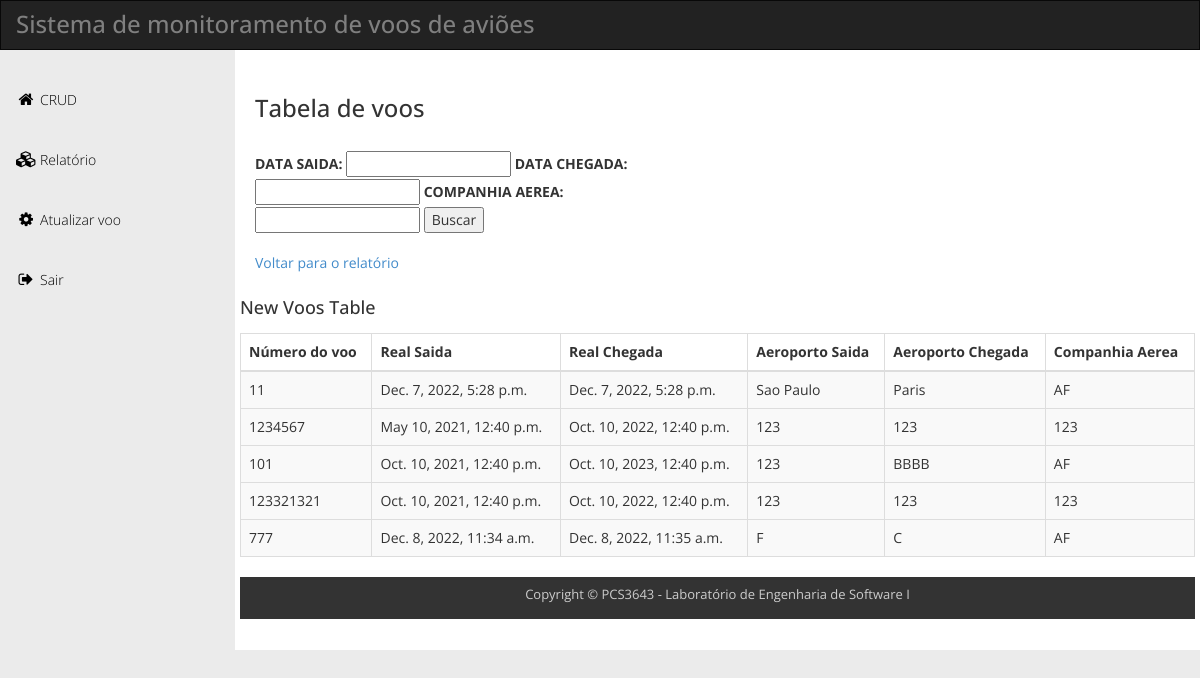
/companhiaRelatorio (signed in), run on the app's committed database.
### book/models.py (models this page shows)
class VooReal(models.Model):
    departure_status_choices = [
        ('Programado', 'Programado'),
        ('Embarcando', 'Embarcando'),
        ('Cancelado', 'Cancelado'),
        ('Taxeando', 'Taxeando'),
        ('Pronto', 'Pronto'),
        ('Autorizado', 'Autorizado'),
        ('Em voo', 'Em voo'),
        ('Pousando', 'Pousando'),
        ('Atterissado', 'Atterissado'),]
    ID = models.IntegerField(primary_key=True)
    ID_VOO = models.ForeignKey(Voo, on_delete=models.CASCADE)
    DH_REAL_SAIDA = models.DateTimeField(null=True, blank=True,auto_now=False)
    DH_REAL_CHEGADA = models.DateTimeField(null=True, blank=True,auto_now=False   )
    NM_STATUS = models.CharField(max_length=50, null=False, choices=departure_status_choices, default='Programado')
    class Meta:
        db_table = 'VooReal'

class Voo(models.Model):
    ID = models.IntegerField(primary_key=True)
    DH_PREVISTO_SAIDA = models.DateTimeField(auto_now=False)
    DH_PREVISTO_CHEGADA = models.DateTimeField(auto_now=False)
    ID_VOO = models.CharField(max_length=12, null=False)
    NM_AEROPORTO_SAIDA = models.CharField(max_length=50, null=False)
    NM_AEROPORTO_CHEGADA = models.CharField(max_length=50, null=False)
    NM_COMPANHIA_AEREA = models.CharField(max_length=50, null=False)
    class Meta:
        db_table = 'Voo'

### book/views.py (the view)
# urls.py: path('companhiaRelatorio', views.RelatorioCompanhia, name='companhia_relatorio'),
@login_required(login_url='/accounts/login')
@permission_required('book.generate_relatorio')
def RelatorioCompanhia(request):
    queryset = list(VooReal.objects.select_related("ID_VOO").all())
    form = CompanhiaRelatorio(request.POST or None)
    context = {
        "queryset" : queryset,
        "form" : form,
    }
    if request.method == 'POST':
        queryset = list(VooReal.objects.select_related("ID_VOO").filter(DH_REAL_SAIDA__gte = form['DH_PREVISTO_SAIDA'].value(), DH_REAL_CHEGADA__lte = form['DH_PREVISTO_CHEGADA'].value(), ID_VOO__NM_COMPANHIA_AEREA__contains=form['NM_COMPANHIA_AEREA'].value()))
        context={
            "queryset": queryset,
            "form": form,
        }
    return render(request, "relatorioCompanhia.html", context)

### book/forms.py
class CompanhiaRelatorio(forms.ModelForm):
    class Meta:
        model = Voo
        fields=['DH_PREVISTO_SAIDA', 'DH_PREVISTO_CHEGADA', 'NM_COMPANHIA_AEREA']
        labels={"DH_PREVISTO_SAIDA": "DATA SAIDA", "DH_PREVISTO_CHEGADA": "DATA CHEGADA", "NM_COMPANHIA_AEREA": "COMPANHIA AEREA"}

### template/relatorioCompanhia.html (shortened to what this page needs)
{% load static %}
<!DOCTYPE html>
<html lang="en">
<head>
  <link rel="stylesheet" href="{% static 'css/bootstrap.min.css' %}">
  <link rel="stylesheet" href="{% static 'css/templatemo_main.css' %}">
</head>
<body>
  <div id="main-wrapper">
    <div class="navbar navbar-inverse" role="navigation">
      <div class="navbar-header">
        <div class="logo">
          <h1>Sistema de monitoramento de voos de aviões</h1>
        </div>
      </div>
    </div>
    <div class="template-page-wrapper">
      <div class="navbar-collapse collapse templatemo-sidebar">
        <ul class="templatemo-sidebar-menu">
          <li><a href="{% url 'crud' %}"><i class="fa fa-home"></i>CRUD</a></li>
          <li><a href="{% url 'relatorio' %}"><i class="fa fa-cubes"></i>Relatório</a></li>
          <li><a href="{% url 'atualizarvoo' %}"><i class="fa fa-cog"></i>Atualizar voo</a></li>
          <li><a href="{% url 'login' %}"><i class="fa fa-sign-out"></i>Sair</a></li>
        </ul>
      </div>
      <div class="templatemo-content-wrapper">
        <div class="templatemo-content">
          <h1>Tabela de voos</h1>
              <div class="row">
                <div class="col-md-12">
                  <form method='POST' action=''>{% csrf_token %}
                    <div class="row">
                      <div class="col-md-6 margin-bottom-15">
                        <br/>
                       {{form.as_table}}
                       <input type='submit' value='Buscar' />
                  </form>
                  <br></br>
                  <a href="{% url 'relatorio' %}">Voltar para o relatório</a>
                      </div>
                    </div>
                </div>
          <div class="row">
            <div class="col-md-12">
              <div class="table-responsive">
                <h4 class="margin-bottom-15">New Voos Table</h4>
                <table class="table table-striped table-hover table-bordered">
                  <thead>
                    <tr>
                      <th>Número do voo</th>
                      <th>Real Saida</th>
                      <th>Real Chegada</th>
                      <th>Aeroporto Saida</th>
                      <th>Aeroporto Chegada</th>
                      <th>Companhia Aerea</th>
                    </tr>
                  </thead>
                  <tbody>
                    <ol>
                      {% for v in queryset %}
                      <tr>
                        <td>{{v.ID_VOO.ID_VOO}}</td>
                        <td>{{v.DH_REAL_SAIDA}}</td>
                        <td>{{v.DH_REAL_CHEGADA}}</td>
                        <td>{{v.ID_VOO.NM_AEROPORTO_SAIDA}}</td>
                        <td>{{v.ID_VOO.NM_AEROPORTO_CHEGADA}}</td>
                        <td>{{v.ID_VOO.NM_COMPANHIA_AEREA}}</td>
                      </tr>
                      <tr>
                        {% endfor %}
                    </ol>
                  </tbody>
                </table>
              </div>
              <footer class="templatemo-footer">
                <div class="templatemo-copyright">
                  <p>Copyright &copy; PCS3643 - Laboratório de Engenharia de Software I
                  </p>
                </div>
              </footer>
            </div>
          </div>
</body>
</html>

### static/css/templatemo_main.css (style rules this page uses)
* { font-family: 'Open Sans', sans-serif; }
body { background-color: rgb(235, 235, 235); }
h1 { font-size: 24px; }
.logo { display: inline-block; }
.logo h1 { font-size: 24px; margin: 10px 15px; }
.templatemo-content-wrapper { float: left; width: 100%; }
.templatemo-content { margin-left: 235px; margin-top: 0px; min-height: 600px; padding: 25px 20px 0 20px; background-color: white; overflow-x: hidden; }
.templatemo-footer { clear: both; font-size: 13px; padding: 8px 0 5px 0; text-align: center; color: #ccc; background-color: #333; }
.margin-bottom-15 { margin-bottom: 15px; }
.navbar { margin-bottom: 0; border-radius: 0; }
.navbar-header { color: rgb(127, 127, 127); }
.templatemo-sidebar { padding: 0; margin-top: 20px; }
.templatemo-sidebar .templatemo-sidebar-menu { list-style: none; margin: 0; padding: 0; }
.templatemo-sidebar .templatemo-sidebar-menu>li { display: block; margin: 0; padding: 0; border: 0px; }
.templatemo-sidebar .templatemo-sidebar-menu>li>a { display: block; position: relative; margin: 0; border: 0px; padding: 20px 15px; text-decoration: none; font-size: 14px; font-weight: 300; }
.templatemo-sidebar-menu a { color: black; }
.templatemo-sidebar .templatemo-sidebar-menu>li>a>i { font-size: 16px; top: 2px; margin-top: 1px; margin-left: 1px; margin-right: 4px; display: inline-block; width: 1.25em; text-align: center; }
@media screen and (min-width: 992px) { .templatemo-sidebar { width: 235px; float: left; position: relative; margin-right: -100%; } }

### data on the page
VooReal: ID_VOO.ID_VOO "11", DH_REAL_SAIDA "Dec. 7, 2022, 5:28 p.m.", DH_REAL_CHEGADA "Dec. 7, 2022, 5:28 p.m.", ID_VOO.NM_AEROPORTO_SAIDA "Sao Paulo", ID_VOO.NM_AEROPORTO_CHEGADA "Paris", ID_VOO.NM_COMPANHIA_AEREA "AF"
VooReal: ID_VOO.ID_VOO "1234567", DH_REAL_SAIDA "May 10, 2021, 12:40 p.m.", DH_REAL_CHEGADA "Oct. 10, 2022, 12:40 p.m.", ID_VOO.NM_AEROPORTO_SAIDA "123", ID_VOO.NM_AEROPORTO_CHEGADA "123", ID_VOO.NM_COMPANHIA_AEREA "123"
VooReal: ID_VOO.ID_VOO "101", DH_REAL_SAIDA "Oct. 10, 2021, 12:40 p.m.", DH_REAL_CHEGADA "Oct. 10, 2023, 12:40 p.m.", ID_VOO.NM_AEROPORTO_SAIDA "123", ID_VOO.NM_AEROPORTO_CHEGADA "BBBB", ID_VOO.NM_COMPANHIA_AEREA "AF"
VooReal: ID_VOO.ID_VOO "123321321", DH_REAL_SAIDA "Oct. 10, 2021, 12:40 p.m.", DH_REAL_CHEGADA "Oct. 10, 2022, 12:40 p.m.", ID_VOO.NM_AEROPORTO_SAIDA "123", ID_VOO.NM_AEROPORTO_CHEGADA "123", ID_VOO.NM_COMPANHIA_AEREA "123"
VooReal: ID_VOO.ID_VOO "777", DH_REAL_SAIDA "Dec. 8, 2022, 11:34 a.m.", DH_REAL_CHEGADA "Dec. 8, 2022, 11:35 a.m.", ID_VOO.NM_AEROPORTO_SAIDA "F", ID_VOO.NM_AEROPORTO_CHEGADA "C", ID_VOO.NM_COMPANHIA_AEREA "AF"
